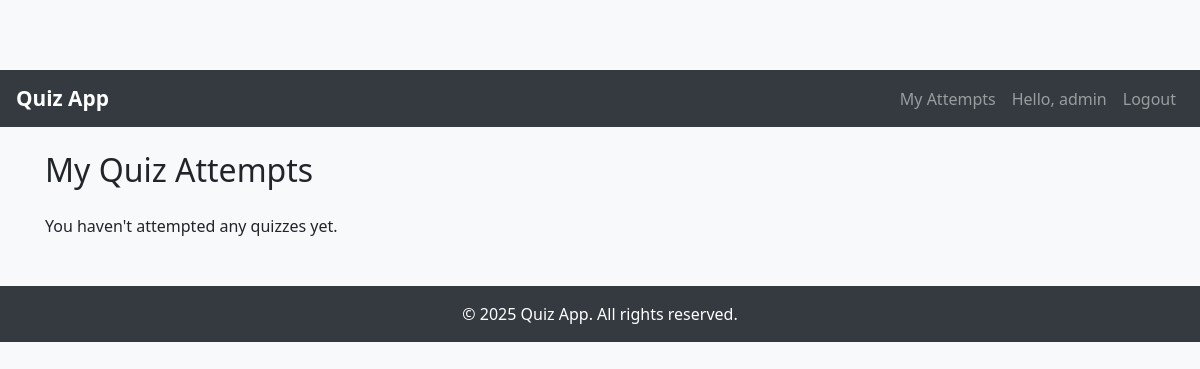
Page /my-attempts/ (signed in) on the earlier database version.
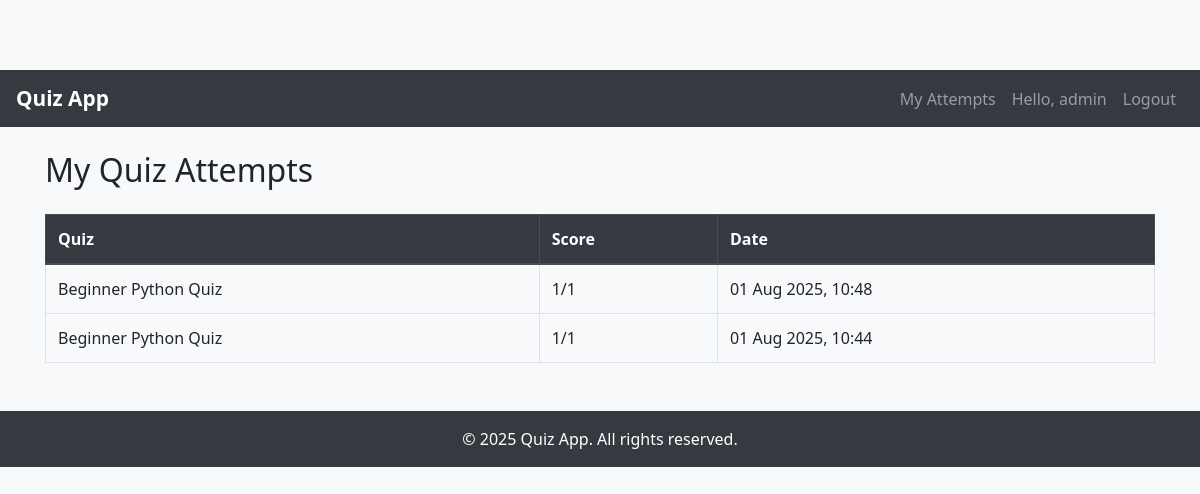
Same page on the later database version.
### core/models.py (models this page shows, shortened)
class Attempt(models.Model):
    user = models.ForeignKey(User, on_delete=models.CASCADE)
    quiz = models.ForeignKey(Quiz, on_delete=models.CASCADE)
    score = models.IntegerField()
    total = models.IntegerField()
    completed_at = models.DateTimeField(auto_now_add=True)

class Quiz(models.Model):
    title = models.CharField(max_length=200)
    category = models.ForeignKey(Category, on_delete=models.CASCADE)
    created_at = models.DateTimeField(auto_now_add=True)

### core/views.py (the view)
# urls.py: path('my-attempts/', views.my_attempts, name='my_attempts'),
@login_required
def my_attempts(request):
    attempts = Attempt.objects.filter(user=request.user).order_by('-completed_at')
    return render(request, 'core/my_attempts.html', {'attempts': attempts})

### templates/core/my_attempts.html
{% extends 'core/base.html' %}
{% block content %}
<h2 class="mb-4">My Quiz Attempts</h2>
{% if attempts %}
    <table class="table table-bordered">
        <thead class="thead-dark">
            <tr>
                <th>Quiz</th>
                <th>Score</th>
                <th>Date</th>
            </tr>
        </thead>
        <tbody>
            {% for attempt in attempts %}
            <tr>
                <td>{{ attempt.quiz.title }}</td>
                <td>{{ attempt.score }}/{{ attempt.total }}</td>
                <td>{{ attempt.completed_at|date:"d M Y, H:i" }}</td>
            </tr>
            {% endfor %}
        </tbody>
    </table>
{% else %}
    <p>You haven't attempted any quizzes yet.</p>
{% endif %}
{% endblock %}

### templates/core/base.html (shortened to what this page needs)
{% load static %}
<!DOCTYPE html>
<html lang="en">
<head>
    <link rel="stylesheet" href="https://stackpath.bootstrapcdn.com/bootstrap/4.5.2/css/bootstrap.min.css">
    <link rel="stylesheet" href="{% static 'core/style.css' %}">
</head>
<body>
 <nav class="navbar navbar-expand-lg navbar-dark bg-dark">
<a class="navbar-brand" href="{% url 'home' %}">Quiz App</a>
<div class="collapse navbar-collapse" id="navbarNav">
<ul class="navbar-nav ml-auto">
{% if user.is_authenticated %}
    <li class="nav-item"><a class="nav-link" href="{% url 'my_attempts' %}">My Attempts</a></li>
    <li class="nav-item"><a class="nav-link">Hello, {{ user.username }}</a></li>
    <li class="nav-item"><a class="nav-link" href="{% url 'logout' %}">Logout</a></li>
{% else %}
    <li class="nav-item"><a class="nav-link" href="{% url 'login' %}">Login</a></li>
    <li class="nav-item"><a class="nav-link" href="{% url 'register' %}">Register</a></li>
{% endif %}
</ul>
</div>
</nav>
 <div class="container mt-4">
 {% block content %}
 {% endblock %}
 </div>
 <footer class="bg-dark text-white text-center py-3 mt-5">
 &copy; 2025 Quiz App. All rights reserved.
 </footer>
</body>
</html>

### static/css/style.css (style rules this page uses)
body { font-family: 'Segoe UI', sans-serif; padding-top: 70px; background-color: #f8f9fa; }
.navbar-brand { font-weight: bold; font-size: 1.3rem; }

Differences in the rows shown:
added Attempt: quiz "Beginner Python Quiz", score "1", total "1", completed_at "01 Aug 2025, 10:48"
added Attempt: quiz "Beginner Python Quiz", score "1", total "1", completed_at "01 Aug 2025, 10:44"
Other differences:
text no longer shown: "You haven't attempted any quizzes yet."
text now shown: "Quiz Score Date"
